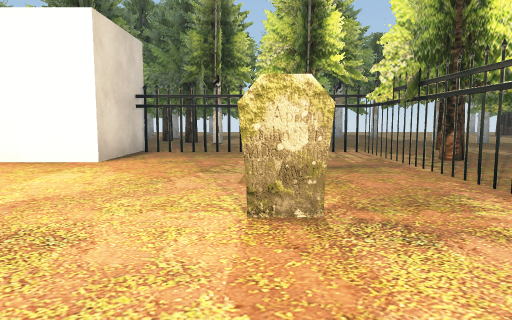
View 1 (above)

15 first-person views from a walk through a scene from a Unity 3-D project. The camera is 1.2 m above the floor, tilts 6° down and sees 70° across. The floor is counted in squares, 2 m on a side. Each view is taken from the middle of a square. On the plan, view 1 faces up. The plan holds only what a view shows up to about 10 squares ahead; the rest is blank. The place goes on beyond the plan. The player is left out. Some surface patterns are stand-ins.

View 2
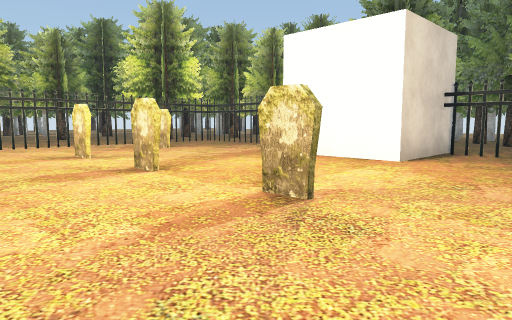

View 3
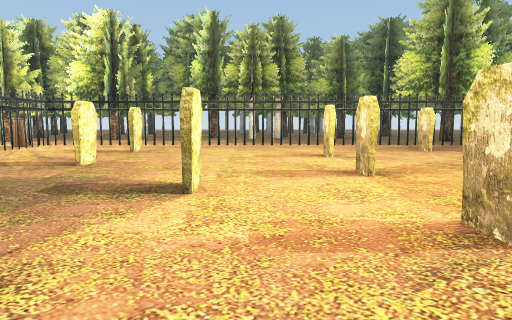

View 4
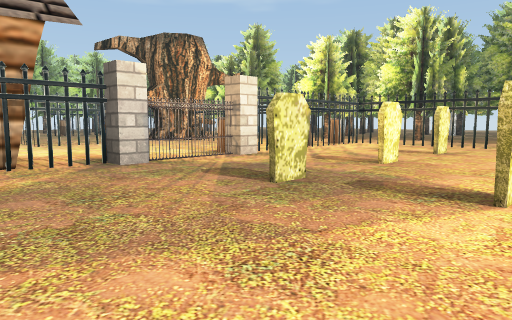

View 5
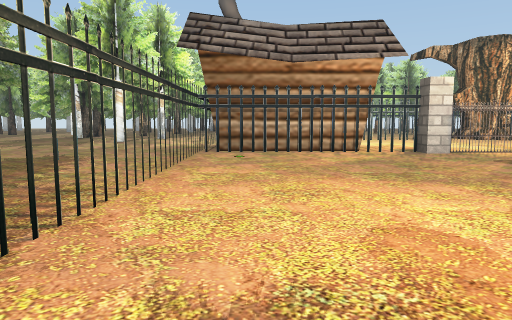

View 6
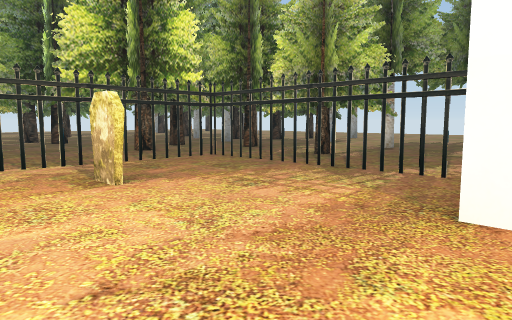

View 7
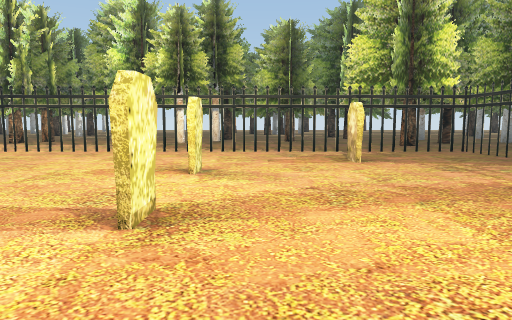

View 8
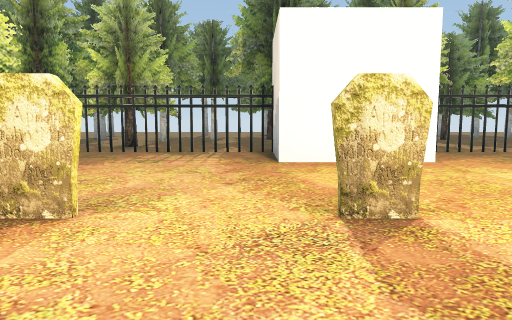

View 9
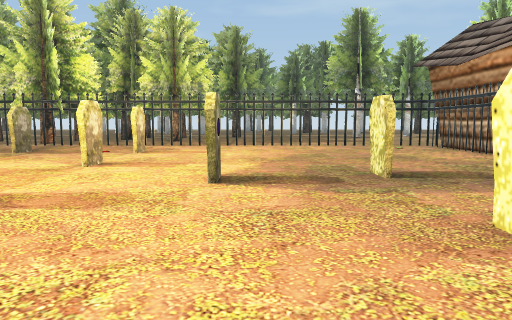

View 10
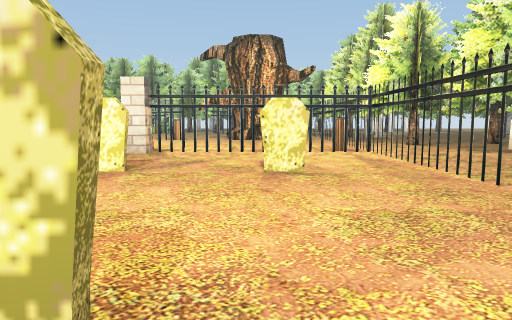

View 11
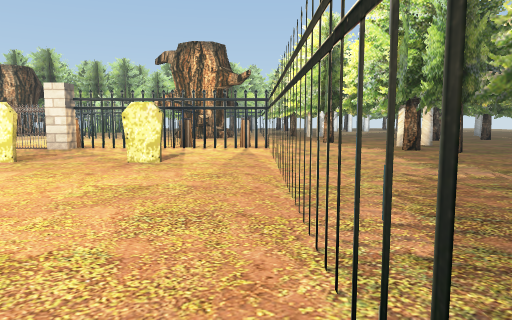

View 12
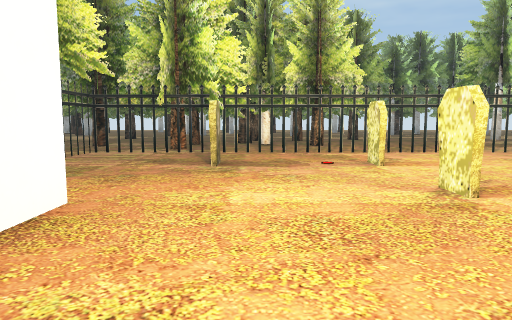

View 13
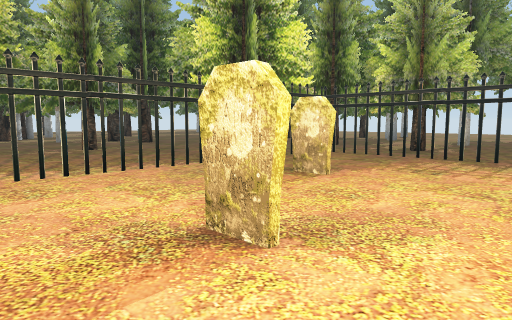

View 14
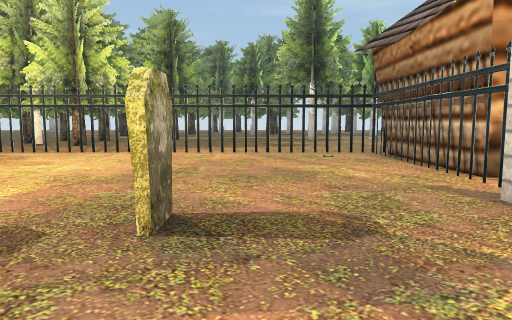

View 15
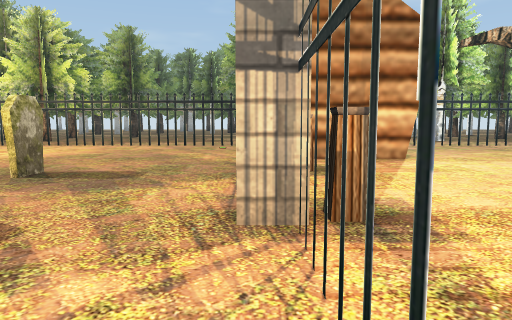

### Floor plan
Key: @ floor where view 1 was taken; # wall or solid block; . floor; = window, fence, low wall or low ledge; T tree; O other object.
Columns run from 12 left of view 1 to 5 right of it. Each row starts with its distance up from view 1.
 10   T=== TTOTT=
  9  TTTTT.TTT==....T=
  8 T=T=T===##===T=TTT
  7  T=.....##.....=T
  6  .=.....##....=TTT
  5 =.=.#.......#.=TTT
  4 T.=...........===T
  3 =.=............=TT
  2  .=...#.#.#.#..=T
  1 T.=............=
  0  .=.........@..=.
 -1  .=..#.#.......=.
 -2 =.=............=.
 -3 T==............=.
 -4 TT=....===.....=.
 -5 T=.====#..=====..
 -6 TT==.=.... O ##..
 -7 TTT= =     #

Where each view was taken, in squares from view 1:
view 1: 0 up, 0 right, facing up
view 2: 0 up, 0 right, facing up-left
view 3: 1 up, 0 right, facing left
view 4: 1 up, 0 right, facing down-left
view 5: 3 up, 1 right, facing down
view 6: 3 up, 4 left, facing up-left
view 7: 3 up, 2 left, facing left
view 8: 0 up, 5 left, facing up
view 9: 0 up, 7 left, facing right
view 10: 3 up, 7 left, facing down
view 11: 4 up, 9 left, facing down
view 12: 4 up, 5 left, facing right
view 13: 1 up, 5 left, facing up-left
view 14: 2 down, 5 left, facing right
view 15: 4 down, 7 left, facing right
